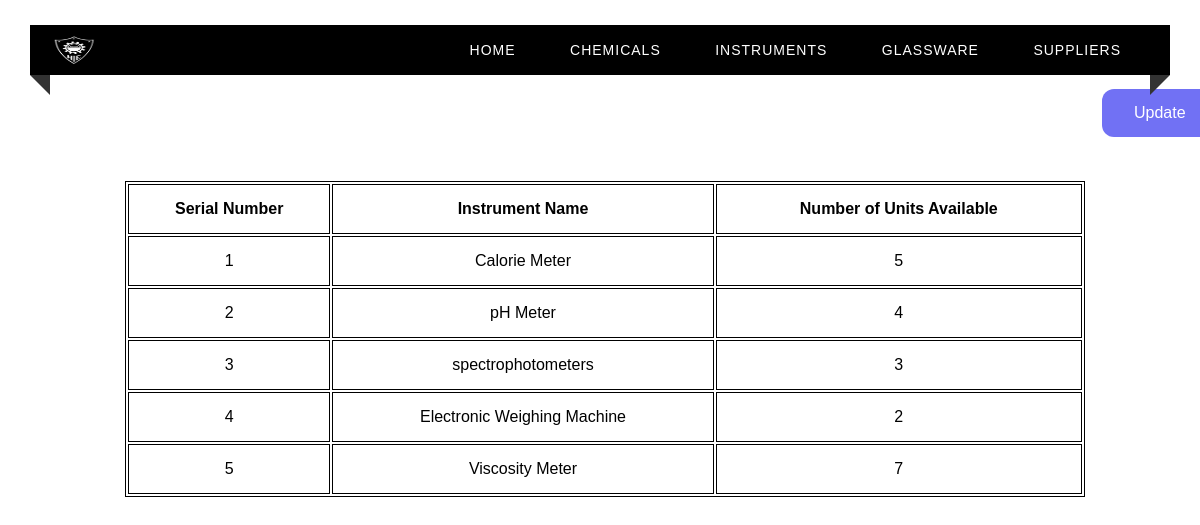
The app's page /instruments with its own data.
### tables this page shows
CREATE TABLE INSTRUMENT(
    Sno INTEGER(3) UNIQUE ,
    Inst_Name VARCHAR(50) primary key,
    Number_Of_Units_Present INTEGER(3)
);

### app.py (the view)
@app.route("/instruments")
def instruments() :
    c = get_db()
    cur = c.cursor()
    cur.execute("SELECT * from INSTRUMENT")
    return render_template("instruments.html",test=cur.fetchall())

### app.py (called while the page is built)
def get_db():
    db = getattr(g, '_database', None)
    if db is None:
        db = g._database = sqlite3.connect(DATABASE)
    return db

@app.teardown_appcontext
def close_connection(exception):
    db = getattr(g, '_database', None)
    if db is not None:
        db.close()

### templates/instruments.html (shortened to what this page needs)
<html>
<head>
    <link rel="stylesheet" type="text/css" href="../static/home.css">
</head>
<body>
<div class="custom-padding">
        <nav>
            <div class="logo"><img src = "../static/nieLogo.png" width = "45px", height = "30px"></div>
            <ul class="menu-area">
                <li><a href="/">Home</a></li>
                <li><a href="/chemicals">Chemicals</a></li>
                <li><a href="/instruments">Instruments</a></li>
                <li><a href="/glassware">Glassware</a></li>
                <li><a href="/suppliers">Suppliers</a></li>
            </ul>
        </nav>
        <a href="/login" class="button">Update</a>
        <div class="tab">
          <table align="center" style="margin-left : 125px; margin-top : 50px;">
              <th>Serial Number</th>
              <th>Instrument Name </th>
              <th>Number of Units Available</th>
            {% for row in test %}
            <tr>
                <td> {{ row[0] }}</td>
                <td> {{ row[1] }}</td>
                <td> {{ row[2] }}</td>
            </tr>
            {% endfor %}
          </table>
        </div>
    </div>
</body>
</html>

### static/home.css (style rules this page uses)
* { margin: 0; padding: 0; outline: 0; box-sizing: border-box; }
body { background-image: url(books4.png) no-repeat center fixed; background-size: cover; background-position: center; }
.menu-area li a { text-decoration: none; }
.menu-area li { list-style-type: none; }
.custom-padding { padding-top: 25px; }
nav { position: relative; width: calc(100% - 60px); margin: 0 auto; padding: 10px 0; background: #000000; z-index: 1; text-align: right; padding-right: 2%; font-family: sans-serif; }
.logo { width: 15%; float: left; text-transform: uppercase; color: #fff; font-size: 25px; text-align: left; padding-left: 2%; }
.menu-area li { display: inline-block; }
.menu-area a { color: #fff; font-weight: 300; letter-spacing: 1px; text-transform: uppercase; display: block; padding: 0 25px; font-size: 14px; line-height: 30px; position: relative; z-index: 1; }
nav:before { position: absolute; content: ''; border-top: 10px solid #333; border-right: 10px solid #333; border-left: 10px solid transparent; border-bottom: 10px solid transparent; top: 100%; left: 0; }
nav:after { position: absolute; content: ''; border-top: 10px solid #333; border-left: 10px solid #333; border-right: 10px solid transparent; border-bottom: 10px solid transparent; top: 100%; right: 0; }
body { margin: 0; padding: 0; background: url(books3.jpg) no-repeat center fixed; background-size: cover; background-position: center; font-family: sans-serif; }

### templates/instruments.html (style rules this page uses)
.button { background-color: #7171F4; border: none; color: white; padding: 15px 32px; text-align: center; text-decoration: none; display: inline-block; font-size: 16px; margin: 4px 2px; cursor: pointer; border-radius: 12px; position: relative; left: 1100px; top: 10px; }
table { width: 80%; border: 1px solid black; }
th,td { height: 50px; border: 1px solid black; text-align: center; }

### records on screen
INSTRUMENT: Sno "1", Inst_Name "Calorie Meter", Number_Of_Units_Present "5"
INSTRUMENT: Sno "2", Inst_Name "pH Meter", Number_Of_Units_Present "4"
INSTRUMENT: Sno "3", Inst_Name "spectrophotometers", Number_Of_Units_Present "3"
INSTRUMENT: Sno "4", Inst_Name "Electronic Weighing Machine", Number_Of_Units_Present "2"
INSTRUMENT: Sno "5", Inst_Name "Viscosity Meter", Number_Of_Units_Present "7"
